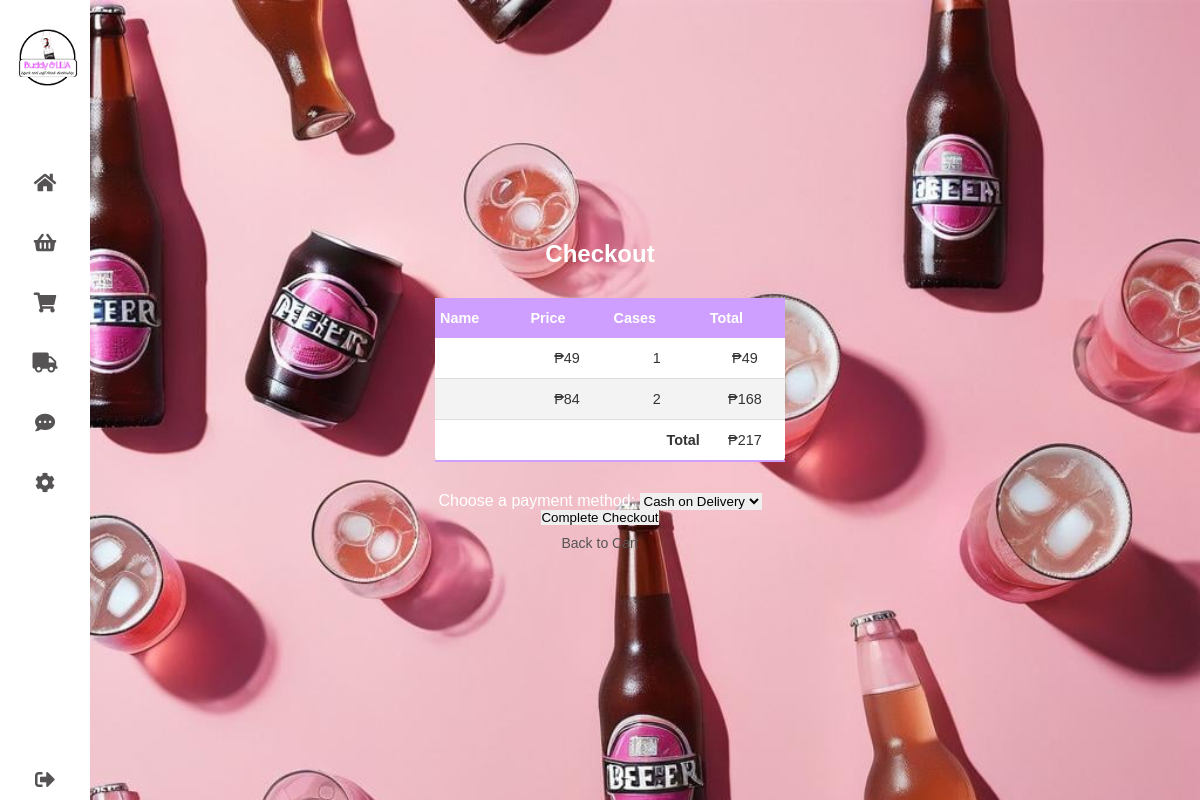
Screenshot of /pages/client-checkout.php (signed in) with the database file from the repository.
### tables this page shows
CREATE TABLE `tblcart` (
  `id` int(11) NOT NULL,
  `user_id` varchar(10) NOT NULL,
  `product_id` int(11) NOT NULL,
  `product_price` float DEFAULT NULL,
  `product_quantity` int(11) NOT NULL,
  `total_cost` decimal(10,2) DEFAULT NULL,
  `bottles_per_case` int(11) DEFAULT NULL,
  `timestamp` timestamp NOT NULL DEFAULT current_timestamp()
);

### pages/client-checkout.php (the view, shortened to what this page needs)
<?php
include "../php/header.php";
?>
<!DOCTYPE html>
<html lang="en">
<head>
  <link rel="stylesheet" href="../css/navbar.css" />
  <link rel="stylesheet" href="../css/client-dashboard.css" />
  <link rel="stylesheet" href="../css/search-bar.css" />
  <link rel="stylesheet" href="../css/table.css" />
  <link rel="stylesheet" href="https://cdnjs.cloudflare.com/ajax/libs/font-awesome/5.15.4/css/all.min.css"/>
</head>
<body style="background-image: url('../images/dashboard-bg.jpg'); background-size: cover;">
  <div class="container">
    <?php
      include "client-navbar.php";
    ?>
    <div class="content">
    <section class="shopping-cart">
        <h1 class="title">Checkout</h1>
        <table class="content-table" id="dataTable">
            <thead>
                <tr>
                    <th>Name</th>
                    <th>Price</th>
                    <th>Cases</th>
                    <th>Total</th>
                </tr>
            </thead>
            <tbody>
                <?php
                    $user_id = $_SESSION['user_id'];
                    $grand_total = 0;
                    $cart_items = array();
                    $select_cart = mysqli_query($conn, "SELECT * FROM `tblcart` WHERE user_id = '$user_id'") or die('query failed');
                    if(mysqli_num_rows($select_cart) > 0){
                        while($fetch_cart = mysqli_fetch_assoc($select_cart)){
                            $product_id = $fetch_cart['product_id'];
                            if (!isset($cart_items[$product_id])) {
                                $cart_items[$product_id] = $fetch_cart;
                            } else {
                                $cart_items[$product_id]['product_quantity'] += $fetch_cart['product_quantity'];
                            }
                        }
                        foreach ($cart_items as $cart_item) {
                            echo "<tr>";
                            echo "<td>" . $cart_item['product_name'] . "</td>";
                            echo "<td>₱" . $cart_item['product_price'] . "</td>";
                            echo "<td>" . $cart_item['product_quantity'] . "</td>";
                            $item_total = $cart_item['product_quantity'] * $cart_item['product_price'];
                            echo "<td>₱" . $item_total . "</td>";
                            echo "</tr>";
                            $grand_total += $item_total;
                        }
                        ?>
                        <tr>
                            <th colspan="3" style='text-align:right;'>Total</th>
                            <td>₱<?php echo $grand_total?></td>
                        </tr>
                        <?php
                    } else {
                        echo '<tr><td colspan="4" class="empty">Your cart is empty</td></tr>';
                    }
                ?>
            </tbody>
        </table>
        <form action="../php/checkout-process.php" method="post">
            <div>
                <label for="payment_method">Choose a payment method:</label>
                <select name="payment_method" id="payment_method">
                    <option value='cash_on_delivery'>Cash on Delivery</option>
                </select>
            </div>
            <button type="submit" name="checkout_submit" class="option-btn <?php echo ($grand_total > 1) ? '' : 'disabled'; ?>">Complete Checkout</button>
        </form>
        <a href="client-cart.php" class="option-btn">Back to Cart</a>
    </section>
    </div>
  </div>
</body>
</html>

### css/navbar.css (style rules this page uses)
* { margin: 0; padding: 0; outline: none; border: none; text-decoration: none; box-sizing: border-box; font-family: "Poppins", sans-serif; }
body { background: rgb(226, 226, 226); font-size: 16px; color: #333; }
a { position: relative; width: 350px; font-size: 14px; color: rgb(85, 83, 83); display: table; padding: 10px; }
.container { display: flex; }
table thead tr { color: #fff; background: #34AF6D; text-align: left; font-weight: bold; }
.container { display: flex; flex-direction: column; justify-content: center; align-items: center; height: 100vh; }

### css/client-dashboard.css (style rules this page uses)
.container { display: flex; flex-direction: column; justify-content: center; align-items: center; height: 100vh; }
.content { text-align: center; color: #fff; padding: 0 20px; }

### css/table.css (style rules this page uses)
* { font-family: sans-serif; }
.content-table { border-collapse: collapse; margin: 30px 10px; font-size: 0.9em; width: 100%; border-radius: 5px; overflow-x: auto; background-color: #ffffff; }
.content-table thead tr { background-color: #CF9FFF; color: #ffffff; text-align: left; font-weight: bold; }
.content-table th, .content-table td { padding: 12px 5px; }
.content-table tbody tr { border-bottom: 1px solid #dddddd; }
.content-table tbody tr:nth-of-type(even) { background-color: #f3f3f3; }
.content-table tbody tr:last-of-type { border-bottom: 2px solid #CF9FFF; }
.content-table td { text-align: center; }

### rows the page displays
tblcart: product_price "49", product_quantity "1"
tblcart: product_price "84", product_quantity "2", item_total "168"

### other values shown
$grand_total "217"
